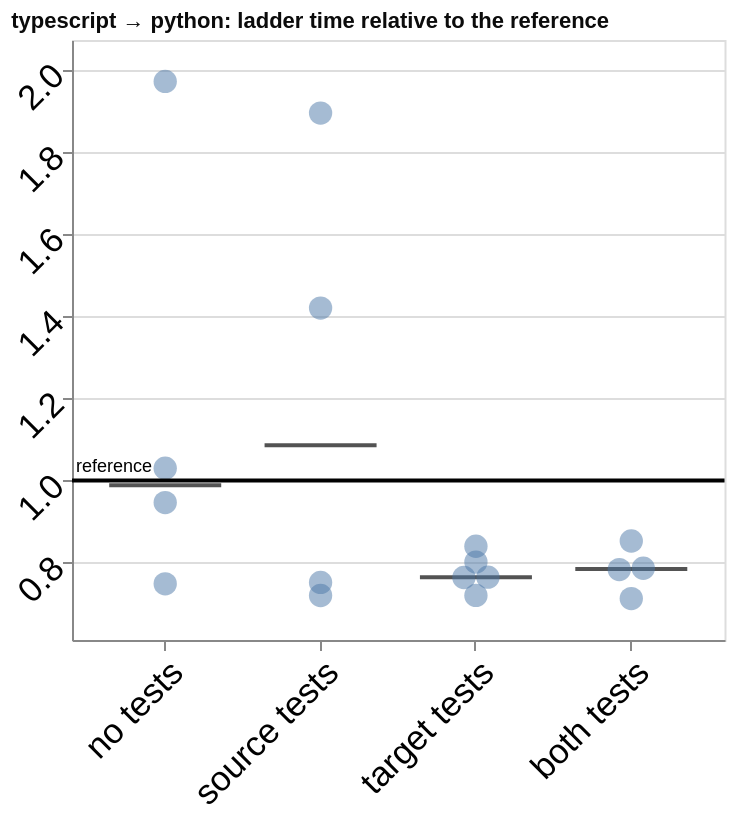

Specify this chart in Vega-Lite:
### Vega-Lite specification from a JSON file in a GitHub repository (floating-point values rounded to 4 significant figures)
{"config": {"view": {"continuousWidth": 300, "continuousHeight": 300}, "axis": {"labelAngle": -45}}, "layer": [{"data": {"name": "data-580a46a7f2152375b08d86dd0a449b02"}, "mark": {"type": "tick", "color": "#0b0b0b", "opacity": 0.7, "size": 56, "thickness": 2}, "encoding": {"x": {"field": "condition", "sort": ["no tests", "source tests", "target tests", "both tests"], "title": null, "type": "nominal", "axis": {"labelFontSize": 17.32}}, "xOffset": {"field": "nudge", "scale": {"domain": [-2, 2], "range": [7.071, 55.07]}, "title": null, "type": "quantitative"}, "y": {"field": "value", "scale": {"domain": [0.6115, 2.073], "nice": false}, "title": null, "type": "quantitative", "axis": {"labelFontSize": 17.32, "titleFontSize": 22}}}}, {"data": {"name": "data-f7d490249c51e770f621fa97884bdf05"}, "mark": {"type": "point", "filled": true, "opacity": 0.5, "size": 136}, "encoding": {"tooltip": [{"field": "port", "title": "run", "type": "nominal"}, {"field": "value", "format": ".2f", "title": "ladder time ÷ reference", "type": "quantitative"}, {"field": "ladder_rungs_completed", "title": "rungs completed", "type": "quantitative"}, {"field": "ladder_total_ms", "format": ",.1f", "title": "total ms", "type": "quantitative"}], "x": {"field": "condition", "sort": ["no tests", "source tests", "target tests", "both tests"], "title": null, "type": "nominal", "axis": {"labelFontSize": 17.32}}, "xOffset": {"field": "nudge", "scale": {"domain": [-2, 2], "range": [7.071, 55.07]}, "title": null, "type": "quantitative"}, "y": {"field": "value", "scale": {"domain": [0.6115, 2.073], "nice": false}, "title": null, "type": "quantitative", "axis": {"labelFontSize": 17.32, "titleFontSize": 22}}}}, {"data": {"name": "data-a630986baac081710e889288b28dd2bb"}, "mark": {"type": "rule", "color": "black", "strokeWidth": 2}, "encoding": {"y": {"field": "value", "scale": {"domain": [0.6115, 2.073], "nice": false}, "title": null, "type": "quantitative", "axis": {"labelFontSize": 17.32, "titleFontSize": 22}}}}, {"data": {"name": "data-a630986baac081710e889288b28dd2bb"}, "mark": {"type": "text", "align": "left", "baseline": "bottom", "dy": -2, "fontSize": 9}, "encoding": {"text": {"field": "label", "type": "nominal"}, "x": {"value": 2}, "y": {"field": "value", "scale": {"domain": [0.6115, 2.073], "nice": false}, "title": null, "type": "quantitative", "axis": {"labelFontSize": 17.32, "titleFontSize": 22}}}}], "height": 300, "title": {"text": "typescript → python: ladder time relative to the reference", "anchor": "start", "color": "#0b0b0b", "fontSize": 11}, "width": 326.2, "$schema": "https://vega.github.io/schema/vega-lite/v6.4.1.json", "datasets": {"data-580a46a7f2152375b08d86dd0a449b02": [{"condition": "no tests", "value": 0.9882, "nudge": 0.0}, {"condition": "source tests", "value": 1.086, "nudge": 0.0}, {"condition": "target tests", "value": 0.7645, "nudge": 0.0}, {"condition": "both tests", "value": 0.7846, "nudge": 0.0}], "data-f7d490249c51e770f621fa97884bdf05": [{"run_id": "20260908T234247Z_2da5a2c0", "condition": "no tests", "ladder_rungs_completed": 16, "ladder_total_ms": 416.1, "value": 1.03, "reference": 1.0, "port": "2da5a2c0", "nudge": 0.0}, {"run_id": "20260909T015142Z_f8ca89ff", "condition": "no tests", "ladder_rungs_completed": 16, "ladder_total_ms": 409.9, "value": 0.9463, "reference": 1.0, "port": "f8ca89ff", "nudge": 0.0}, {"run_id": "20260909T035041Z_2d7fbef6", "condition": "no tests", "ladder_rungs_completed": 16, "ladder_total_ms": 370.1, "value": 0.7483, "reference": 1.0, "port": "2d7fbef6", "nudge": 0.0}, {"run_id": "20260909T140517Z_670261ce", "condition": "no tests", "ladder_rungs_completed": 18, "ladder_total_ms": 20950.0, "value": 1.972, "reference": 1.0, "port": "670261ce", "nudge": 0.0}, {"run_id": "20260909T013603Z_054a84ca", "condition": "source tests", "ladder_rungs_completed": 16, "ladder_total_ms": 359.5, "value": 0.7198, "reference": 1.0, "port": "054a84ca", "nudge": 0.0}, {"run_id": "20260909T134433Z_3f62598c", "condition": "source tests", "ladder_rungs_completed": 16, "ladder_total_ms": 366.2, "value": 0.7517, "reference": 1.0, "port": "3f62598c", "nudge": 0.0}, {"run_id": "20260909T154949Z_461ef9c5", "condition": "source tests", "ladder_rungs_completed": 16, "ladder_total_ms": 496.0, "value": 1.42, "reference": 1.0, "port": "461ef9c5", "nudge": 0.0}, {"run_id": "20260909T190508Z_7c1544c0", "condition": "source tests", "ladder_rungs_completed": 16, "ladder_total_ms": 575.0, "value": 1.895, "reference": 1.0, "port": "7c1544c0", "nudge": 0.0}, {"run_id": "20260909T012246Z_fbe56704", "condition": "target tests", "ladder_rungs_completed": 16, "ladder_total_ms": 372.7, "value": 0.7645, "reference": 1.0, "port": "fbe56704", "nudge": 0.5}, {"run_id": "20260909T032340Z_f01d5496", "condition": "target tests", "ladder_rungs_completed": 16, "ladder_total_ms": 364.3, "value": 0.7201, "reference": 1.0, "port": "f01d5496", "nudge": 0.0}, {"run_id": "20260909T133702Z_8305aa82", "condition": "target tests", "ladder_rungs_completed": 16, "ladder_total_ms": 388.2, "value": 0.8398, "reference": 1.0, "port": "8305aa82", "nudge": 0.0}, {"run_id": "20260909T154334Z_609edff1", "condition": "target tests", "ladder_rungs_completed": 16, "ladder_total_ms": 369.7, "value": 0.7637, "reference": 1.0, "port": "609edff1", "nudge": -0.5}, {"run_id": "20260909T185402Z_14873f98", "condition": "target tests", "ladder_rungs_completed": 16, "ladder_total_ms": 379.6, "value": 0.8012, "reference": 1.0, "port": "14873f98", "nudge": 0.0}, {"run_id": "20260909T011452Z_9f286468", "condition": "both tests", "ladder_rungs_completed": 16, "ladder_total_ms": 372.3, "value": 0.7861, "reference": 1.0, "port": "9f286468", "nudge": 0.5}, {"run_id": "20260909T132655Z_2a16d72b", "condition": "both tests", "ladder_rungs_completed": 16, "ladder_total_ms": 391.4, "value": 0.8526, "reference": 1.0, "port": "2a16d72b", "nudge": 0.0}, {"run_id": "20260909T153339Z_9de9fd66", "condition": "both tests", "ladder_rungs_completed": 16, "ladder_total_ms": 379.5, "value": 0.783, "reference": 1.0, "port": "9de9fd66", "nudge": -0.5}, {"run_id": "20260909T184722Z_089a4294", "condition": "both tests", "ladder_rungs_completed": 16, "ladder_total_ms": 365.2, "value": 0.7123, "reference": 1.0, "port": "089a4294", "nudge": 0.0}], "data-a630986baac081710e889288b28dd2bb": [{"value": 1.0, "label": "reference"}]}, "padding": {"left": 5, "top": 5, "right": 6.25, "bottom": 5}}
